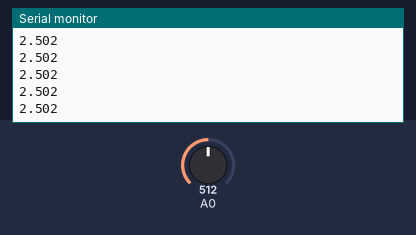
The sketch below on a simulated Arduino Uno, built with avr-gcc and run on an emulated ATmega328P. On the bench: the last lines printed to the serial monitor. Inputs (shaded band) come from the test bench; at power-on: A0 = 512.

Above: at 1.2 s.
1.3 s: A0 set to 716
At 1.31 s:
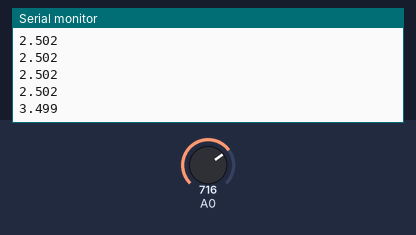
2.8 s: A0 set to 900
At 2.82 s:
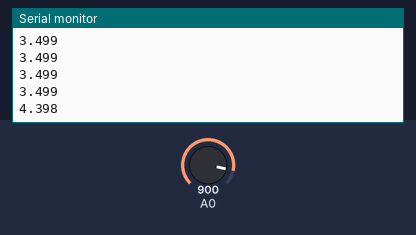
Timing chart, 0 to 5.8 s (numbered marks = the images above; inputs shaded):
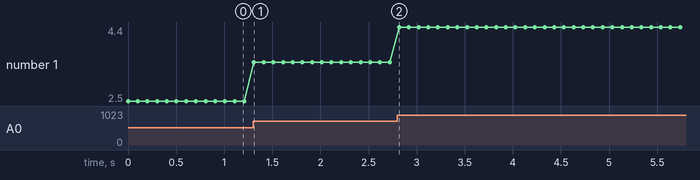

The sketch:

prog1_ex0405.ino
```cpp
/*prog1_ex0405: 乾電池電圧モニター*/

int v_batt_digital=0;
float v_batt_analog=0.0;

void setup()
{
  //put your setup code here,to run once;
  analogReference(DEFAULT);
  Serial.begin(9600);
}
void loop()
{// put your main code here, to run repeatedly;
  v_batt_digital=analogRead(A0);
  v_batt_analog=(float)map(v_batt_digital,0,1023,0,5000)/1000.0;
  Serial.println(v_batt_analog,3);
  delay(100);
}
```

Measured:
- after the input at 1.3 s, the serial monitor: prints a new line at once (image 1)
- after the input at 2.8 s, the serial monitor: prints a new line at once (image 2)
- plotted number 1: 2.5 → 3.5 after the input at 1.3 s, 3.5 → 4.4 after the input at 2.8 s
